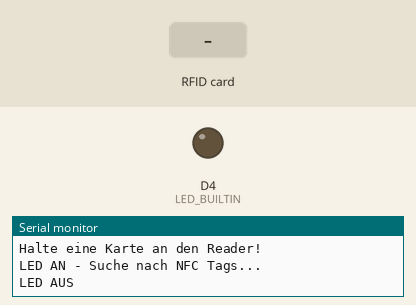
Simulated run of this program. Board: ESP8266 (Wemos D1 mini). Parts: output pins drawn as LEDs (lit = HIGH, except the on-board LED, lit = LOW), the last lines printed to the serial monitor. Inputs (shaded band) come from the test bench.

Above: at 2.2 s.
2.3 s: RFID card 5E 7A 19 C4 held to the reader
At 4.0 s:
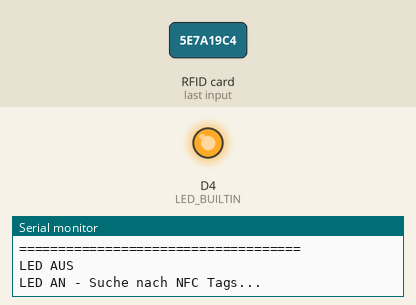
Timing chart, 0 to 10.0 s (numbered marks = the images above; inputs shaded):
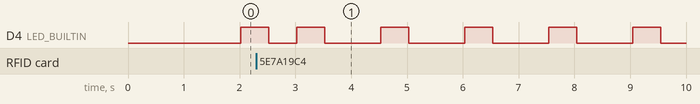

The program:

main.cpp
```cpp
#include <Arduino.h>
#include <SPI.h>
#include <Adafruit_PN532.h>

// Interne LED Pin (auf dem D1 Mini ist das GPIO2/D4)
#define LED_BUILTIN 2

// PN532 SPI Pins
#define PN532_SCK  (14)  // D5
#define PN532_MISO (12)  // D6
#define PN532_MOSI (13)  // D7
#define PN532_SS   (0)  // D3

// PN532 über SPI initialisieren
Adafruit_PN532 nfc(PN532_SCK, PN532_MISO, PN532_MOSI, PN532_SS);

void setup() {
  // Serielle Kommunikation starten
  Serial.begin(115200);

  // LED Pin als Output konfigurieren
  pinMode(LED_BUILTIN, OUTPUT);

  // Warten bis Serial bereit ist
  delay(1000);

  Serial.println();
  Serial.println("Hello World from ESP8266 Mini D1!");
  Serial.println("NFC/RFID Reader mit LED Blink Demo");
  Serial.println("====================================");

  // PN532 initialisieren
  nfc.begin();

  uint32_t versiondata = nfc.getFirmwareVersion();
  if (!versiondata) {
    Serial.println("PN532 Board nicht gefunden!");
    while (1); // Stopp hier wenn PN532 nicht gefunden
  }

  // PN532 gefunden, Version ausgeben
  Serial.print("PN532 gefunden! Firmware Version: ");
  Serial.print((versiondata>>24) & 0xFF, HEX);
  Serial.print('.');
  Serial.println((versiondata>>16) & 0xFF, HEX);

  // Konfiguration für das Lesen von NFC Tags
  nfc.SAMConfig();

  Serial.println("Bereit für NFC/RFID Tags...");
  Serial.println("Halte eine Karte an den Reader!");
}

void loop() {
  // LED einschalten (LOW = an, da die interne LED invertiert ist)
  digitalWrite(LED_BUILTIN, LOW);
  Serial.println("LED AN - Suche nach NFC Tags...");

  // Nach NFC Tag suchen (mit Timeout)
  uint8_t uid[] = { 0, 0, 0, 0, 0, 0, 0 };
  uint8_t uidLength;

  // Versuche NFC Tag zu lesen (500ms Timeout)
  bool success = nfc.readPassiveTargetID(PN532_MIFARE_ISO14443A, uid, &uidLength, 500);

  if (success) {
    Serial.println("NFC Tag gefunden!");
    Serial.print("UID Länge: "); Serial.print(uidLength, DEC); Serial.println(" bytes");
    Serial.print("UID Wert: ");
    for (uint8_t i = 0; i < uidLength; i++) {
      Serial.print(" 0x"); Serial.print(uid[i], HEX);
    }
    Serial.println("");
    Serial.println("====================================");
  }

  delay(500);

  // LED ausschalten (HIGH = aus)
  digitalWrite(LED_BUILTIN, HIGH);
  Serial.println("LED AUS");
  delay(500);
}
```

Measured:
- by itself, D4 (LED_BUILTIN): repeats every 1.5 s: HIGH 0.50 s, LOW 1.0 s
